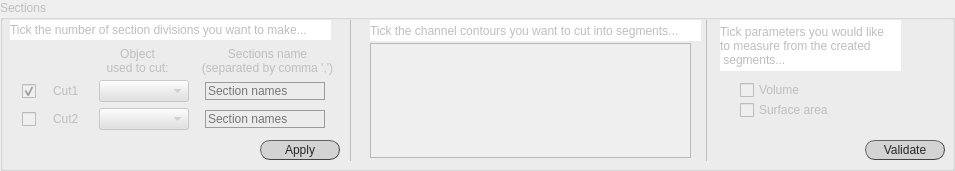
     <widget class="QGroupBox" name="set_sect">
      <property name="enabled">
       <bool>false</bool>
      </property>
      <property name="geometry">
       <rect>
        <x>10</x>
        <y>485</y>
        <width>955</width>
        <height>171</height>
       </rect>
      </property>
      <property name="styleSheet">
       <string notr="true">QGroupBox#set_sect{font: 25 italic 10pt &quot;Calibri Light&quot;;}

</string>
      </property>
      <property name="title">
       <string>Sections</string>
      </property>
      <widget class="QWidget" name="verticalLayoutWidget_5">
       <property name="geometry">
        <rect>
         <x>10</x>
         <y>80</y>
         <width>331</width>
         <height>51</height>
        </rect>
       </property>
       <layout class="QVBoxLayout" name="vLayout_channels_4">
        <item>
         <layout class="QHBoxLayout" name="hLayout_Ch1_6">
          <property name="spacing">
           <number>4</number>
          </property>
          <property name="sizeConstraint">
           <enum>QLayout::SetFixedSize</enum>
          </property>
          <item>
           <widget class="QCheckBox" name="tick_sect1">
            <property name="enabled">
             <bool>false</bool>
            </property>
            <property name="sizePolicy">
             <sizepolicy hsizetype="Fixed" vsizetype="Fixed">
              <horstretch>0</horstretch>
              <verstretch>0</verstretch>
             </sizepolicy>
            </property>
            <property name="minimumSize">
             <size>
              <width>15</width>
              <height>18</height>
             </size>
            </property>
            <property name="maximumSize">
             <size>
              <width>15</width>
              <height>16777215</height>
             </size>
            </property>
            <property name="layoutDirection">
             <enum>Qt::LeftToRight</enum>
            </property>
            <property name="styleSheet">
             <string notr="true">font: 25 10pt &quot;Calibri Light&quot;;</string>
            </property>
            <property name="text">
             <string/>
            </property>
            <property name="checkable">
             <bool>true</bool>
            </property>
            <property name="checked">
             <bool>true</bool>
            </property>
            <property name="tristate">
             <bool>false</bool>
            </property>
           </widget>
          </item>
          <item>
           <widget class="QLabel" name="lab_ch1_6">
            <property name="sizePolicy">
             <sizepolicy hsizetype="Fixed" vsizetype="Fixed">
              <horstretch>0</horstretch>
              <verstretch>0</verstretch>
             </sizepolicy>
            </property>
            <property name="minimumSize">
             <size>
              <width>30</width>
              <height>18</height>
             </size>
            </property>
            <property name="maximumSize">
             <size>
              <width>30</width>
              <height>16777215</height>
             </size>
            </property>
            <property name="styleSheet">
             <string notr="true">font: 25 10pt &quot;Calibri Light&quot;;</string>
            </property>
            <property name="text">
             <string>Cut1</string>
            </property>
           </widget>
          </item>
          <item>
           <widget class="QComboBox" name="cB_obj_sect1">
            <property name="minimumSize">
             <size>
              <width>90</width>
              <height>0</height>
             </size>
            </property>
            <property name="maximumSize">
             <size>
              <width>90</width>
              <height>16777215</height>
             </size>
            </property>
            <property name="autoFillBackground">
             <bool>false</bool>
            </property>
            <property name="styleSheet">
             <string notr="true">border-color: rgb(173, 173, 173);
background-color:rgba(225, 225, 225, 180);
font: 25 10pt &quot;Calibri Light&quot;;</string>
            </property>
            <property name="frame">
             <bool>true</bool>
            </property>
           </widget>
          </item>
          <item>
           <widget class="QLineEdit" name="names_sect1">
            <property name="sizePolicy">
             <sizepolicy hsizetype="Fixed" vsizetype="Fixed">
              <horstretch>0</horstretch>
              <verstretch>0</verstretch>
             </sizepolicy>
            </property>
            <property name="minimumSize">
             <size>
              <width>120</width>
              <height>18</height>
             </size>
            </property>
            <property name="maximumSize">
             <size>
              <width>120</width>
              <height>16777215</height>
             </size>
            </property>
            <property name="styleSheet">
             <string notr="true">QLineEdit {background-color: rgba(0,0,0,0);
border: 1px solid rgb(156, 156, 156);
font: 25 10pt &quot;Calibri Light&quot;;
font-family: &quot;Calibri Light&quot;;
}
QLineEdit:focus { border: 1px solid #eb6fbd;}
					</string>
            </property>
            <property name="text">
             <string/>
            </property>
            <property name="maxLength">
             <number>50</number>
            </property>
            <property name="placeholderText">
             <string>Section names</string>
            </property>
            <property name="clearButtonEnabled">
             <bool>false</bool>
            </property>
           </widget>
          </item>
         </layout>
        </item>
        <item>
         <layout class="QHBoxLayout" name="hLayout_Ch1_7">
          <property name="spacing">
           <number>4</number>
          </property>
          <property name="sizeConstraint">
           <enum>QLayout::SetFixedSize</enum>
          </property>
          <item>
           <widget class="QCheckBox" name="tick_sect2">
            <property name="enabled">
             <bool>false</bool>
            </property>
            <property name="sizePolicy">
             <sizepolicy hsizetype="Fixed" vsizetype="Fixed">
              <horstretch>0</horstretch>
              <verstretch>0</verstretch>
             </sizepolicy>
            </property>
            <property name="minimumSize">
             <size>
              <width>15</width>
              <height>18</height>
             </size>
            </property>
            <property name="maximumSize">
             <size>
              <width>15</width>
              <height>16777215</height>
             </size>
            </property>
            <property name="layoutDirection">
             <enum>Qt::LeftToRight</enum>
            </property>
            <property name="styleSheet">
             <string notr="true">font: 25 10pt &quot;Calibri Light&quot;;</string>
            </property>
            <property name="text">
             <string/>
            </property>
            <property name="checkable">
             <bool>true</bool>
            </property>
            <property name="checked">
             <bool>false</bool>
            </property>
            <property name="tristate">
             <bool>false</bool>
            </property>
           </widget>
          </item>
          <item>
           <widget class="QLabel" name="lab_ch1_7">
            <property name="sizePolicy">
             <sizepolicy hsizetype="Fixed" vsizetype="Fixed">
              <horstretch>0</horstretch>
              <verstretch>0</verstretch>
             </sizepolicy>
            </property>
            <property name="minimumSize">
             <size>
              <width>30</width>
              <height>18</height>
             </size>
            </property>
            <property name="maximumSize">
             <size>
              <width>30</width>
              <height>16777215</height>
             </size>
            </property>
            <property name="styleSheet">
             <string notr="true">font: 25 10pt &quot;Calibri Light&quot;;</string>
            </property>
            <property name="text">
             <string>Cut2</string>
            </property>
           </widget>
          </item>
          <item>
           <widget class="QComboBox" name="cB_obj_sect2">
            <property name="minimumSize">
             <size>
              <width>90</width>
              <height>0</height>
             </size>
            </property>
            <property name="maximumSize">
             <size>
              <width>80</width>
              <height>16777215</height>
             </size>
            </property>
            <property name="autoFillBackground">
             <bool>false</bool>
            </property>
            <property name="styleSheet">
             <string notr="true">border-color: rgb(173, 173, 173);
background-color:rgba(225, 225, 225, 180);
font: 25 10pt &quot;Calibri Light&quot;;</string>
            </property>
            <property name="frame">
             <bool>true</bool>
            </property>
           </widget>
          </item>
          <item>
           <widget class="QLineEdit" name="names_sect2">
            <property name="sizePolicy">
             <sizepolicy hsizetype="Fixed" vsizetype="Fixed">
              <horstretch>0</horstretch>
              <verstretch>0</verstretch>
             </sizepolicy>
            </property>
            <property name="minimumSize">
             <size>
              <width>120</width>
              <height>18</height>
             </size>
            </property>
            <property name="maximumSize">
             <size>
              <width>120</width>
              <height>16777215</height>
             </size>
            </property>
            <property name="styleSheet">
             <string notr="true">QLineEdit {background-color: rgba(0,0,0,0);
border: 1px solid rgb(156, 156, 156);
font: 25 10pt &quot;Calibri Light&quot;;
font-family: &quot;Calibri Light&quot;;
}
QLineEdit:focus { border: 1px solid #eb6fbd;}
					</string>
            </property>
            <property name="text">
             <string/>
            </property>
            <property name="maxLength">
             <number>50</number>
            </property>
            <property name="placeholderText">
             <string>Section names</string>
            </property>
            <property name="clearButtonEnabled">
             <bool>false</bool>
            </property>
           </widget>
          </item>
         </layout>
        </item>
       </layout>
      </widget>
      <widget class="QLabel" name="lab_no_ch_16">
       <property name="geometry">
        <rect>
         <x>10</x>
         <y>20</y>
         <width>321</width>
         <height>20</height>
        </rect>
       </property>
       <property name="styleSheet">
        <string notr="true">font: bold 10pt &quot;Calibri&quot;;
background-color: rgb(255, 255, 255);</string>
       </property>
       <property name="text">
        <string>Tick the number of section divisions you want to make...</string>
       </property>
       <property name="alignment">
        <set>Qt::AlignLeading|Qt::AlignLeft|Qt::AlignVCenter</set>
       </property>
      </widget>
      <widget class="QLabel" name="lab_no_segm_4">
       <property name="geometry">
        <rect>
         <x>107</x>
         <y>40</y>
         <width>61</width>
         <height>41</height>
        </rect>
       </property>
       <property name="styleSheet">
        <string notr="true">font: 25 9pt &quot;Calibri Light&quot;;</string>
       </property>
       <property name="text">
        <string>Object
used to cut:</string>
       </property>
       <property name="alignment">
        <set>Qt::AlignCenter</set>
       </property>
      </widget>
      <widget class="QLabel" name="lab_no_ch_9">
       <property name="geometry">
        <rect>
         <x>370</x>
         <y>20</y>
         <width>331</width>
         <height>21</height>
        </rect>
       </property>
       <property name="styleSheet">
        <string notr="true">font: bold 10pt &quot;Calibri&quot;;
background-color: rgb(255, 255, 255);</string>
       </property>
       <property name="text">
        <string>Tick the channel contours you want to cut into segments...</string>
       </property>
       <property name="alignment">
        <set>Qt::AlignLeading|Qt::AlignLeft|Qt::AlignVCenter</set>
       </property>
      </widget>
      <widget class="QPushButton" name="apply_sect">
       <property name="geometry">
        <rect>
         <x>260</x>
         <y>140</y>
         <width>80</width>
         <height>20</height>
        </rect>
       </property>
       <property name="styleSheet">
        <string notr="true">QPushButton{border-radius:10px;
border-width: 1px;
border-style: outset;
border-color: rgb(66, 66, 66);
background-color: rgb(211, 211, 211);
color: rgb(39, 39, 39);
font: 10pt &quot;Calibri Light&quot;;}

QPushButton:hover{
background-color: #eb6fbd;
border-color: #672146
}</string>
       </property>
       <property name="text">
        <string>Apply</string>
       </property>
      </widget>
      <widget class="QLabel" name="lab_proj_name_9">
       <property name="geometry">
        <rect>
         <x>202</x>
         <y>40</y>
         <width>131</width>
         <height>41</height>
        </rect>
       </property>
       <property name="styleSheet">
        <string notr="true">font: 25 9pt &quot;Calibri Light&quot;;</string>
       </property>
       <property name="text">
        <string>Sections name
(separated by comma ',')</string>
       </property>
       <property name="alignment">
        <set>Qt::AlignCenter</set>
       </property>
      </widget>
      <widget class="QTableWidget" name="tabW_sect">
       <property name="geometry">
        <rect>
         <x>370</x>
         <y>43</y>
         <width>321</width>
         <height>115</height>
        </rect>
       </property>
       <property name="sizePolicy">
        <sizepolicy hsizetype="Fixed" vsizetype="Fixed">
         <horstretch>0</horstretch>
         <verstretch>0</verstretch>
        </sizepolicy>
       </property>
       <property name="styleSheet">
        <string notr="true">font: 25 10pt &quot;Calibri Light&quot;;</string>
       </property>
      </widget>
      <widget class="QLabel" name="lab_no_ch_15">
       <property name="geometry">
        <rect>
         <x>720</x>
         <y>20</y>
         <width>181</width>
         <height>51</height>
        </rect>
       </property>
       <property name="styleSheet">
        <string notr="true">font: bold 10pt &quot;Calibri&quot;;
background-color: rgb(255, 255, 255);</string>
       </property>
       <property name="text">
        <string>Tick parameters you would like
to measure from the created
 segments...</string>
       </property>
       <property name="alignment">
        <set>Qt::AlignLeading|Qt::AlignLeft|Qt::AlignVCenter</set>
       </property>
      </widget>
      <widget class="QCheckBox" name="cB_area_segm_2">
       <property name="geometry">
        <rect>
         <x>740</x>
         <y>100</y>
         <width>91</width>
         <height>20</height>
        </rect>
       </property>
       <property name="layoutDirection">
        <enum>Qt::LeftToRight</enum>
       </property>
       <property name="styleSheet">
        <string notr="true">font: 25 10pt &quot;Calibri Light&quot;;</string>
       </property>
       <property name="text">
        <string>Surface area</string>
       </property>
      </widget>
      <widget class="QCheckBox" name="cB_volume_segm_2">
       <property name="geometry">
        <rect>
         <x>740</x>
         <y>80</y>
         <width>71</width>
         <height>20</height>
        </rect>
       </property>
       <property name="layoutDirection">
        <enum>Qt::LeftToRight</enum>
       </property>
       <property name="styleSheet">
        <string notr="true">font: 25 10pt &quot;Calibri Light&quot;;</string>
       </property>
       <property name="text">
        <string>Volume</string>
       </property>
       <property name="checked">
        <bool>false</bool>
       </property>
      </widget>
      <widget class="QPushButton" name="button_validate_new_proj_5">
       <property name="geometry">
        <rect>
         <x>865</x>
         <y>140</y>
         <width>80</width>
         <height>20</height>
        </rect>
       </property>
       <property name="styleSheet">
        <string notr="true">QPushButton{border-radius:10px;
border-width: 1px;
border-style: outset;
border-color: rgb(66, 66, 66);
background-color: rgb(211, 211, 211);
color: rgb(39, 39, 39);
font: 10pt &quot;Calibri Light&quot;;}

QPushButton:hover{
background-color: #eb6fbd;
border-color: #672146
}</string>
       </property>
       <property name="text">
        <string>Validate</string>
       </property>
      </widget>
      <widget class="Line" name="line_12">
       <property name="geometry">
        <rect>
         <x>340</x>
         <y>20</y>
         <width>21</width>
         <height>141</height>
        </rect>
       </property>
       <property name="styleSheet">
        <string notr="true">color:rgb(188, 188, 188)</string>
       </property>
       <property name="frameShadow">
        <enum>QFrame::Plain</enum>
       </property>
       <property name="midLineWidth">
        <number>2</number>
       </property>
       <property name="orientation">
        <enum>Qt::Vertical</enum>
       </property>
      </widget>
      <widget class="Line" name="line_13">
       <property name="geometry">
        <rect>
         <x>696</x>
         <y>20</y>
         <width>21</width>
         <height>141</height>
        </rect>
       </property>
       <property name="styleSheet">
        <string notr="true">color:rgb(188, 188, 188)</string>
       </property>
       <property name="frameShadow">
        <enum>QFrame::Plain</enum>
       </property>
       <property name="midLineWidth">
        <number>2</number>
       </property>
       <property name="orientation">
        <enum>Qt::Vertical</enum>
       </property>
      </widget>
      <zorder>line_13</zorder>
      <zorder>lab_proj_name_9</zorder>
      <zorder>lab_no_segm_4</zorder>
      <zorder>verticalLayoutWidget_5</zorder>
      <zorder>lab_no_ch_16</zorder>
      <zorder>lab_no_ch_9</zorder>
      <zorder>apply_sect</zorder>
      <zorder>tabW_sect</zorder>
      <zorder>lab_no_ch_15</zorder>
      <zorder>cB_area_segm_2</zorder>
      <zorder>cB_volume_segm_2</zorder>
      <zorder>button_validate_new_proj_5</zorder>
      <zorder>line_12</zorder>
     </widget>
